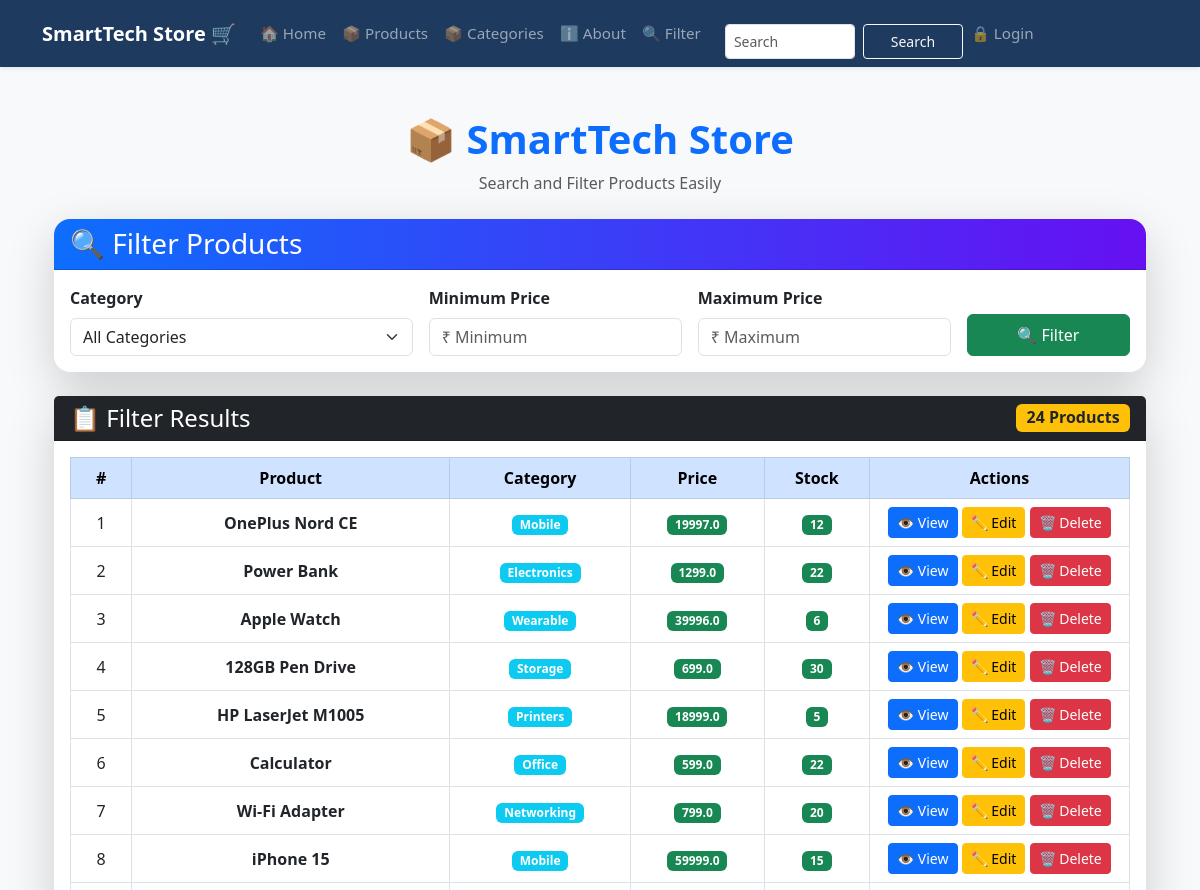
/filter (upper part), run on an earlier commit of the app's database.
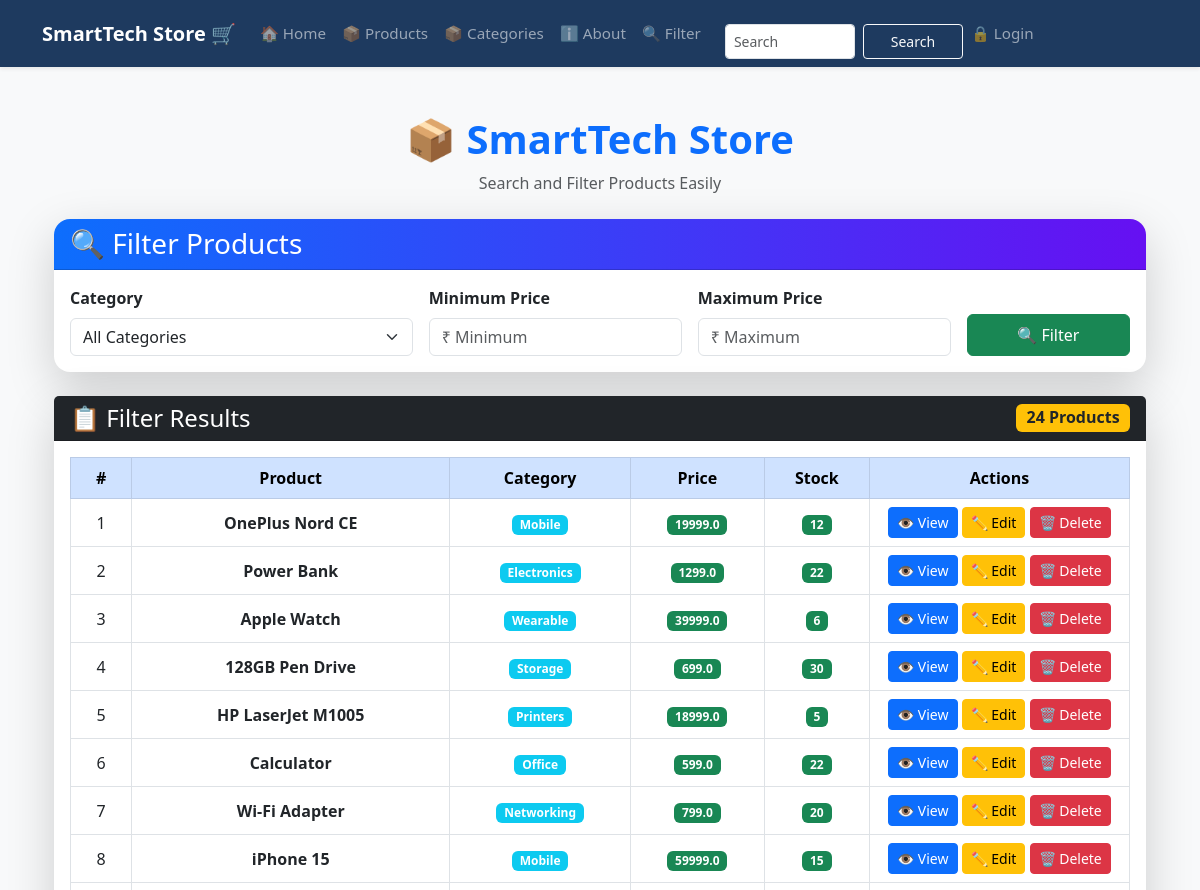
And on a later commit of the database.
### tables this page shows
CREATE TABLE products (
                    id INTEGER PRIMARY KEY AUTOINCREMENT,
                    name TEXT NOT NULL,
                    category TEXT NOT NULL,
                    price REAL NOT NULL,
                    stock INTEGER NOT NULL
                 , photo TEXT DEFAULT 'default.jpg');

### app.py (the view)
@app.route("/filter")
def filter_products():
    conn = get_db()
    category = request.args.get("category", "")
    min_price = request.args.get("min_price", "")
    max_price = request.args.get("max_price", "")
    query = "SELECT * FROM products WHERE 1=1"
    params = []
    if category:
        query += " AND category = ?"
        params.append(category)
    if min_price:
        query += " AND price >= ?"
        params.append(min_price)
    if max_price:
        query += " AND price <= ?"
        params.append(max_price)
    query += " ORDER BY id DESC"
    products = conn.execute(query, params).fetchall()
    categories = conn.execute(
        "SELECT DISTINCT category FROM products"
    ).fetchall()
    conn.close()
    return render_template(
        "filter.html",
        products=products,
        categories=categories,
        selected_category=category,
        min_price=min_price,
        max_price=max_price
    )

### database.py (called while the page is built)
def get_db():
    conn = sqlite3.connect(DB_PATH)
    conn.row_factory = sqlite3.Row # To access columns by name
    return conn

### templates/filter.html (shortened to what the changed rows need)
{% extends "base.html" %}
{% block content %}
<div class="container py-4">
    <div class="text-center mb-4">
        <h1 class="fw-bold text-primary">
            📦 SmartTech Store
        </h1>
    </div>
    <div class="card shadow-lg border-0 rounded-4">
        <div class="card-body">
            {% if products %}
            <div class="table-responsive">
                <table class="table table-hover table-bordered align-middle text-center">
                    <thead class="table-primary">
                        <tr>
                            <th>#</th>
                            <th>Product</th>
                            <th>Category</th>
                            <th>Price</th>
                            <th>Stock</th>
                            <th width="260">
                                Actions
                            </th>
                        </tr>
                    </thead>
                    <tbody>
                        {% for product in products %}
                        <tr>
                            <td>{{ loop.index }}</td>
                            <td class="fw-bold">
                                {{ product.name }}
                            </td>
                            <td>
                                <span class="badge bg-info">
                                    {{ product.category }}
                                </span>
                            </td>
                            <td>
                                <span class="badge bg-success">
                                    {{ product.price }}
                                </span>
                            </td>
                            <td >
                                <span class="badge bg-success">
                                    {{ product.stock }}
                                </span>
                            </td>
                            <td>
                                <a href="{{ url_for('product_detail',id=product.id) }}"
                                   class="btn btn-primary btn-sm">
                                    👁 View
                                </a>
                                <a href="{{ url_for('edit_product',id=product.id) }}"
                                   class="btn btn-warning btn-sm">
                                    ✏ Edit
                                </a>
                                <a href="{{ url_for('delete_product',id=product.id) }}"
                                   class="btn btn-danger btn-sm"
                                   onclick="return confirm('Delete this product?')">
                                    🗑 Delete
                                </a>
                            </td>
                        </tr>
                        {% endfor %}
                    </tbody>
                </table>
            </div>
            {% endif %}
        </div>
    </div>
</div>
{% endblock %}

What changed in the data, as far as the page shows it:
changed products "OnePlus Nord CE": price "19997.0" → "19999.0"
changed products "Apple Watch": price "39996.0" → "39999.0"
